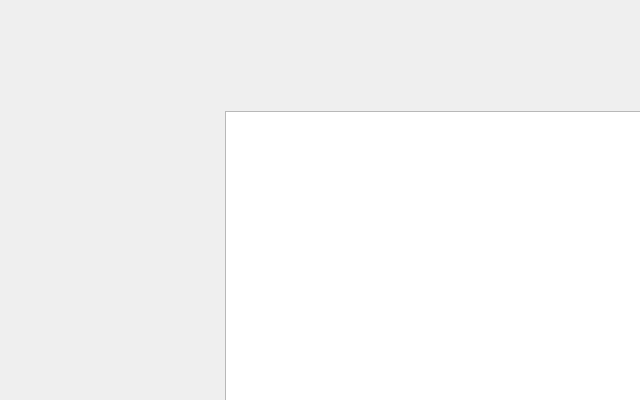
<?xml version="1.0" encoding="UTF-8"?>
<ui version="4.0">
 <class>Form</class>
 <widget class="QWidget" name="Form">
  <property name="geometry">
   <rect>
    <x>0</x>
    <y>0</y>
    <width>640</width>
    <height>400</height>
   </rect>
  </property>
  <property name="windowTitle">
   <string>Form</string>
  </property>
  <property name="styleSheet">
   <string notr="true">#Form{
background-image: url(:/login_bg2.png);
}</string>
  </property>
  <widget class="QTableView" name="tableView">
   <property name="geometry">
    <rect>
     <x>225</x>
     <y>111</y>
     <width>421</width>
     <height>301</height>
    </rect>
   </property>
   <property name="styleSheet">
    <string notr="true">background-image: url(:/login_bg2.png);</string>
   </property>
  </widget>
 </widget>
 <resources>
  <include location="pic.qrc"/>
 </resources>
 <connections/>
</ui>
